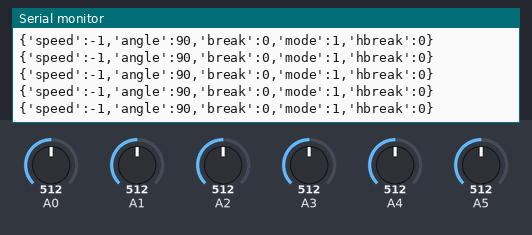
This sketch was run on a simulated Arduino Uno, built with avr-gcc and run on an emulated ATmega328P. Shown: the last lines printed to the serial monitor. The inputs (shaded band) are chosen by the test bench; at power-on: A4 = 512, A3 = 512, A0 = 512, A1 = 512, A2 = 512, A5 = 512.

Above: at 5.7 s.
5.8 s: A4 set to 127
At 6.3 s:
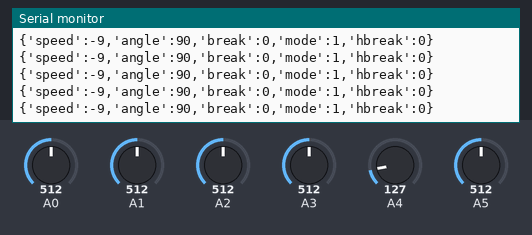
7.3 s: A4 set to 104
At 8.1 s:
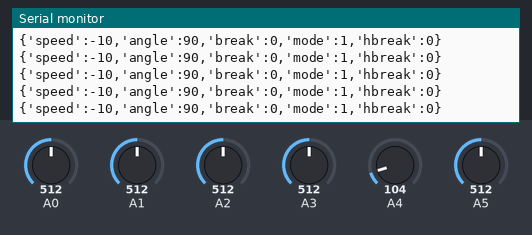
8.8 s: A3 set to 573
At 9.7 s:
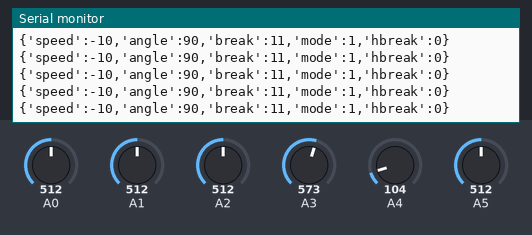
11.8 s: A3 set to 554
At 12.3 s:
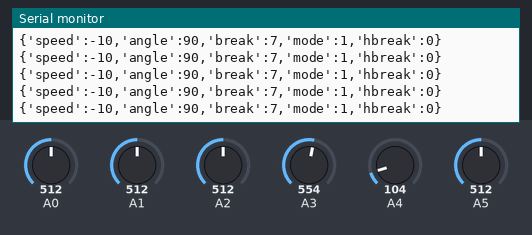
Timing chart, 0 to 14.3 s (numbered marks = the images above; inputs shaded):
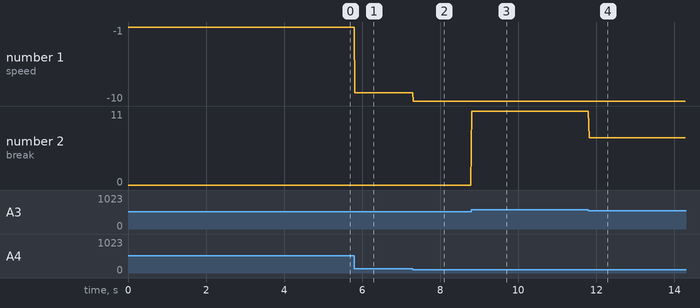

The sketch:

socket-server2.ino
```cpp
#include <SoftwareSerial.h>
const byte RX = 3;          // Chân 3 được dùng làm chân RX
const byte TX = 2;          // Chân 2 được dùng làm chân TX
SoftwareSerial mySerial = SoftwareSerial(RX, TX);
int r3,l3, phanhtay,pedantrai,pedanphai,volang;
boolean mode_status= true;
boolean handbreak_status = false;
int m_pedantrai,m_pedanphai,m_volang;

void setup() {
  Serial.begin(115200);
  mySerial.begin(115200);
  //pinMode(11, INPUT);

}
void loop() {
    volang = analogRead(A5);
    pedanphai =analogRead(A4);
    pedantrai= analogRead(A3);
    phanhtay = analogRead(A2);
    l3 =analogRead(A1);
    r3  = analogRead(A0);
    //xu ly tin hieu mode
    if( r3 < 300 && l3 ==1023){
       mode_status =false;
    }
     if( l3 == 0 && r3 ==1023){
       mode_status =true;
    }
   //handbreak
     if( (l3 == 1023 || r3 ==1023 )&& phanhtay == 0){
       handbreak_status =true;
    }else{
      handbreak_status =false;
    }
    m_pedantrai = map(pedantrai,515,1015,0,100);
    // speed 0-10
    m_pedanphai = map(pedanphai,565,1015,0,10);
    if(volang<1015){
       volang =1015;
    }
    // angle 90 - 270
    if(volang == 1019 || volang == 1018){
      m_volang =90;
    }else{
      m_volang = map(volang,1015,1023,90,270);
    }
   //Serial.println(",");
   String data = "{'speed':"+String(m_pedanphai)+",'angle':"+String(m_volang)+",'break':"+String(m_pedantrai)+",'mode':"+String(mode_status)+",'hbreak':"+String(handbreak_status)+"} \n";
   Serial.println(data);
   mySerial.print(data);
   //mySerial.print("{'speed':111,'angle':222,'break':333,'mode1':444,'mode2':555,'handbreak':666}\n");
   delay(10);           //đợi 0.2 giây
}
```

Measured:
- after the input at 5.8 s, the serial monitor: prints a new line at once (image 1)
- after the input at 7.3 s, the serial monitor: prints a new line at once (image 2)
- after the input at 8.8 s, the serial monitor: prints a new line at once (image 3)
- after the input at 11.8 s, the serial monitor: prints a new line at once (image 4)
- plotted number 1: -1 → -9 after the input at 5.8 s, -9 → -10 after the input at 7.3 s
- plotted number 2: 0 → 11 after the input at 8.8 s, 11 → 7 after the input at 11.8 s
